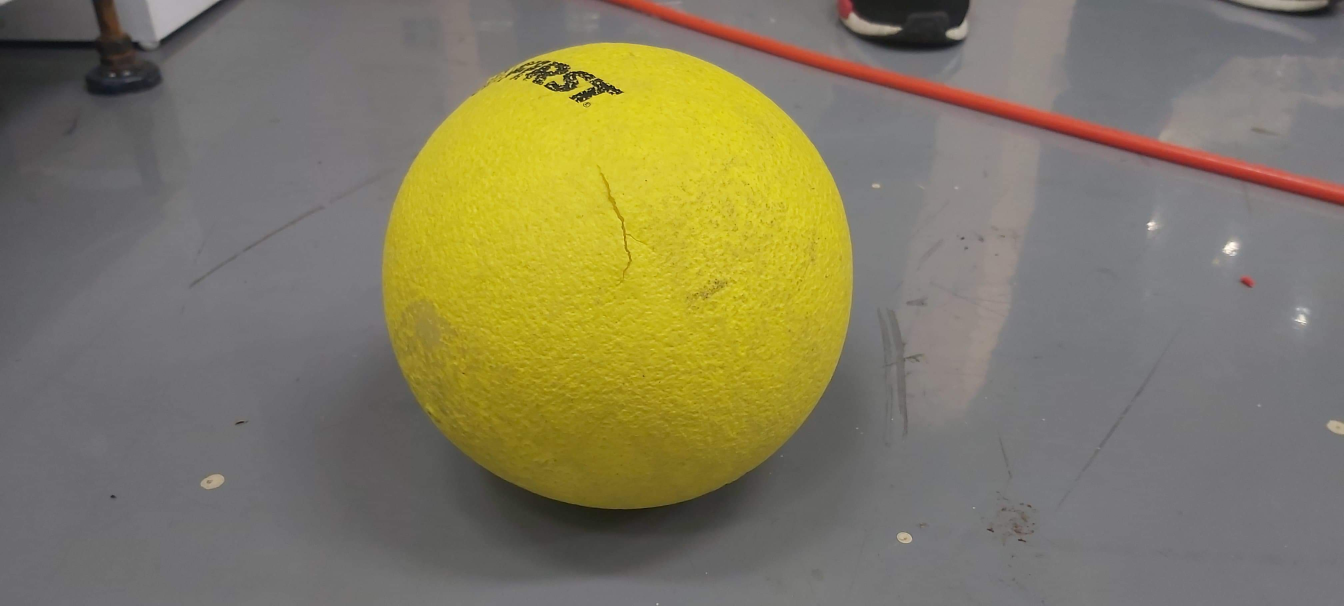
#> input picture ball_3.jpg, 4032 x 1816 px (shown at 1/3 size)
$ python color.py
#> lines starting #> are read from the running program, lines starting #| are printed output that depends on the picture
from sklearn.cluster import KMeans
from collections import Counter
from matplotlib import pyplot as plt
import cv2
from matplotlib.colors import rgb2hex

def rgb2hex(rgb):
    hex = "#{:02x}{:02x}{:02x}".format(int(rgb[0]), int(rgb[1]), int(rgb[2]))
    return hex

def plot_image_info(path, k=6):
    # load image
#> called with path = 'ball_3.jpg', k = 6
    img_bgr = cv2.imread(path)
#> img_bgr is the input picture: shape (1816, 4032, 3); mean B, G, R 96.4, 123, 129.3
    img_rgb = cv2.cvtColor(img_bgr, cv2.COLOR_BGR2RGB)
# resize image to speed up processing time
    resized_img_rgb = cv2.resize(img_rgb, (64, 64), interpolation=cv2.INTER_AREA)
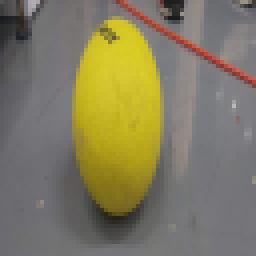
#> resized_img_rgb: shape (64, 64, 3) (shown 4 times larger); mean R, G, B 129.3, 123, 96.4
# reshape the image to be a list of pixels
    img_list = resized_img_rgb.reshape((resized_img_rgb.shape[0] * resized_img_rgb.shape[1], 3))
# cluster the pixels and assign labels
    clt = KMeans(n_clusters=k)
    labels = clt.fit_predict(img_list)
#> labels = 4096 values, max 5 at index 4, min 0 at index 12, mean 1.46

    # count labels to find most popular
    label_counts = Counter(labels)
#> label_counts = {3: 449, 5: 156, 4: 665, 0: 1925, 2: 308, 1: 593}
    total_count = sum(label_counts.values())
#> total_count = 4096
# subset out most popular centroid
    center_colors = list(clt.cluster_centers_)
    ordered_colors = [center_colors[i]/255 for i in label_counts.keys()]
#> ordered_colors = [[0.371, 0.355, 0.35], [0.214, 0.208, 0.195], [0.532, 0.513, 0.507], [0.454, 0.45, 0.462], [0.587, 0.476, 0.149], [0.788, 0.727, 0.149]]
    color_labels = [rgb2hex(ordered_colors[i]*255) for i in label_counts.keys()]
#> in rgb2hex, `hex = "#{:02x}{:02x}{:02x}".format(int(rgb[0]), int(rgb[1]), int(rgb[2..`: hex = '#737275'
#> color_labels = ['#737275', '#c8b925', '#957926', '#5e5a59', '#878281', '#363531']

    #print(label_counts.values())
    #print(color_labels)

    # plots
    plt.figure(figsize=(14, 8))
    plt.subplot(221)
    plt.imshow(img_rgb)
    plt.axis('off')

    plt.subplot(222)
    plt.pie(label_counts.values(), labels=color_labels, colors=ordered_colors, startangle=90)
    plt.axis('equal')
    plt.show()
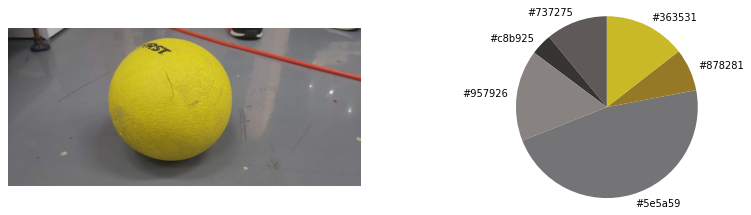
#> figure drawn by matplotlib, 2 panels

plot_image_info('ball_3.jpg')
